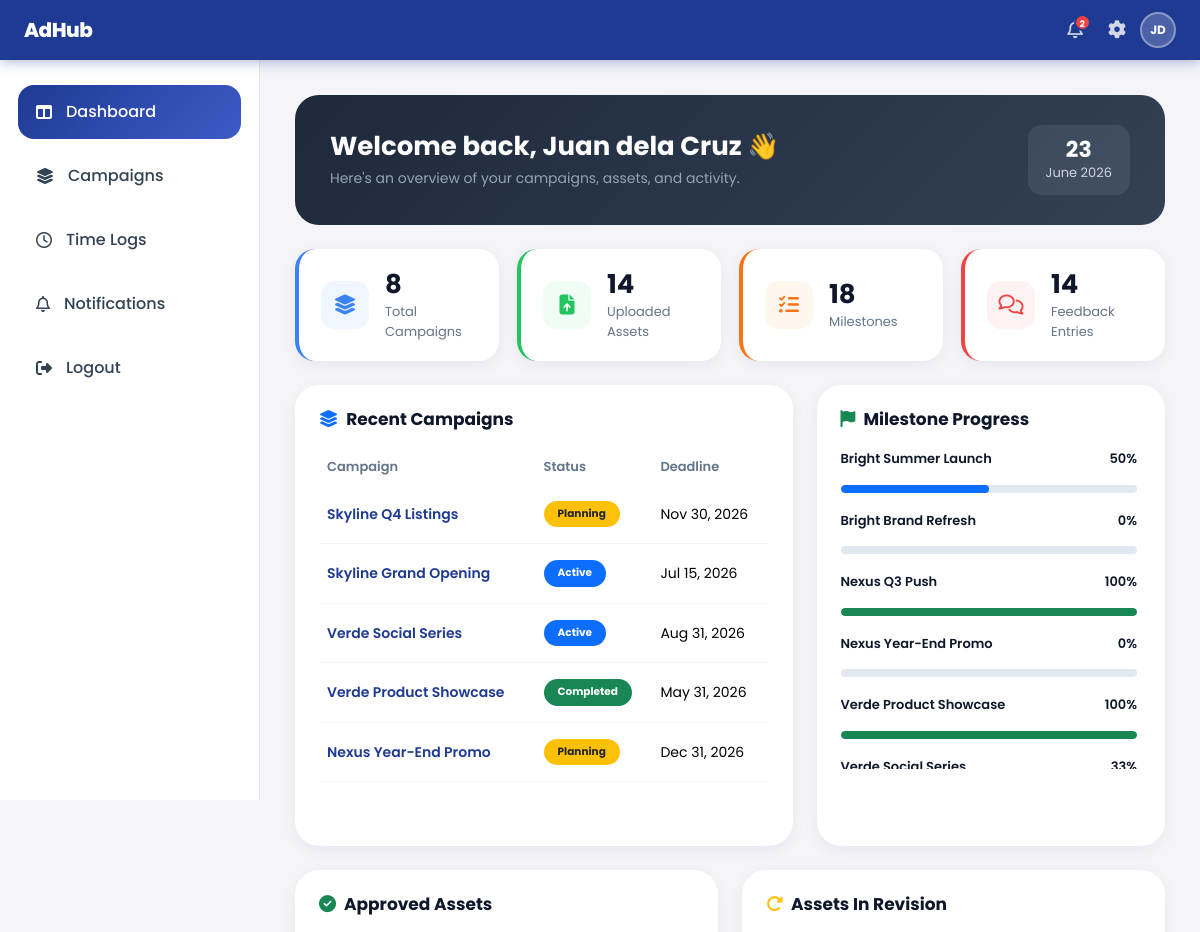
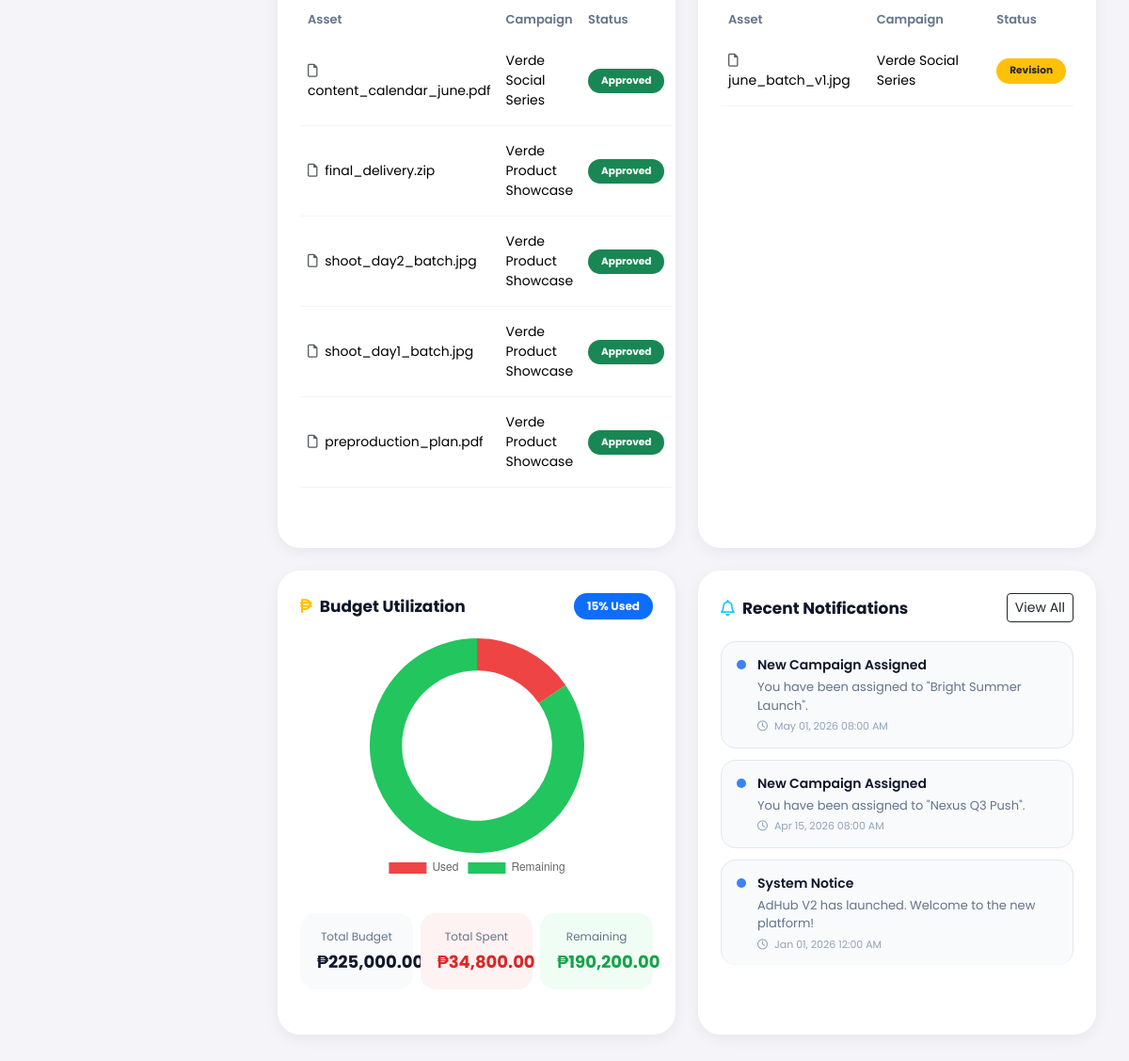
The page /admin/dashboard/dashboard.php (signed in) on the database its author committed (2 pictures, top to bottom).
### tables this page shows
CREATE TABLE campaigns (
    campaign_id       INT          AUTO_INCREMENT PRIMARY KEY,
    campaign_name     VARCHAR(100),
    description       TEXT,
    budget            DECIMAL(10,2),
    client_id         INT,
    assigned_staff_id INT,
    start_date        DATE,
    deadline          DATE,
    status            VARCHAR(50),
    FOREIGN KEY (client_id)         REFERENCES users(user_id) ON DELETE CASCADE,
    FOREIGN KEY (assigned_staff_id) REFERENCES users(user_id) ON DELETE SET NULL
);

CREATE TABLE assets (
    asset_id    INT           AUTO_INCREMENT PRIMARY KEY,
    milestone_id INT,
    file_path   VARCHAR(255),
    file_data   LONGBLOB      NULL,
    file_type   VARCHAR(50)   NULL,
    uploaded_by INT,
    uploaded_at TIMESTAMP     DEFAULT CURRENT_TIMESTAMP,
    FOREIGN KEY (milestone_id) REFERENCES milestones(milestone_id) ON DELETE CASCADE,
    FOREIGN KEY (uploaded_by)  REFERENCES users(user_id)           ON DELETE SET NULL
);

CREATE TABLE notifications (
    notification_id INT          AUTO_INCREMENT PRIMARY KEY,
    user_id         INT          NULL,
    title           VARCHAR(255),
    message         TEXT,
    is_read         TINYINT(1)   NOT NULL DEFAULT 0,
    created_at      TIMESTAMP    DEFAULT CURRENT_TIMESTAMP,
    deleted_at      DATETIME     NULL DEFAULT NULL
);

### admin/dashboard/dashboard.php (the view, shortened to what the rows shown need)
<?php
include('../../config/db.php');
include('../../config/queries.php');
$user_id = $_SESSION['user_id'];
$name    = $_SESSION['name'];
$total_campaigns  = countTable($conn, "campaigns");
$total_assets     = countTable($conn, "assets");
$total_feedbacks  = countTable($conn, "approvals");
$total_milestones = countTable($conn, "milestones");
$recent_campaigns  = getRecentCampaigns($conn);
$approved_assets   = getApprovedAssets($conn);
$revision_assets   = getRevisionAssets($conn);
$total_spent  = mysqli_fetch_assoc(mysqli_query($conn,"SELECT SUM(cost) as s FROM time_logs"))['s'] ?? 0;
$total_budget = mysqli_fetch_assoc(mysqli_query($conn,"SELECT SUM(total_amount) as s FROM retainers"))['s'] ?? 0;
$remaining    = max(0, $total_budget - $total_spent);
$notificationsQuery = mysqli_query($conn,"
    SELECT * FROM notifications
    WHERE user_id = '$user_id' OR user_id IS NULL
    ORDER BY created_at DESC
    LIMIT 5
");
?>
<!DOCTYPE html>
<html lang="en">
<head>
<link href="https://cdn.jsdelivr.net/npm/bootstrap@5.3.3/dist/css/bootstrap.min.css" rel="stylesheet">
<link rel="stylesheet" href="https://cdnjs.cloudflare.com/ajax/libs/font-awesome/6.5.1/css/all.min.css"/>
<link rel="stylesheet" href="/AdHub_V2/assets/css/style.css">
<link rel="stylesheet" href="/AdHub_V2/assets/css/dashboard.css">
</head>
<body>
<div class="main-content">
    <div class="hero-banner">
        <div>
            <h1>Welcome back, <?= htmlspecialchars($name); ?> 👋</h1>
        </div>
    </div>
    <div class="stats-grid">
        <div class="stat-card blue">
            <div>
                <h2><?= $total_campaigns; ?></h2>
            </div>
        </div>
        <div class="stat-card green">
            <div>
                <h2><?= $total_assets; ?></h2>
            </div>
        </div>
        <div class="stat-card orange">
            <div>
                <h2><?= $total_milestones; ?></h2>
            </div>
        </div>
        <div class="stat-card red">
            <div>
                <h2><?= $total_feedbacks; ?></h2>
            </div>
        </div>
    </div>
    <div class="row g-4 mb-0">
        <div class="col-lg-7">
            <div class="dashboard-card h-100">
                <?php if(mysqli_num_rows($recent_campaigns) > 0){ ?>
                <table class="table custom-table">
                    <thead>
                        <tr>
                            <th>Campaign</th>
                            <th>Status</th>
                            <th>Deadline</th>
                        </tr>
                    </thead>
                    <tbody>
                    <?php while($row = mysqli_fetch_assoc($recent_campaigns)) {
                        $status = strtolower($row['status']);
                        $badgeClass = match($status){
                            'completed' => 'bg-success',
                            'active'    => 'bg-primary',
                            'review'    => 'bg-info',
                            'planning'  => 'bg-warning text-dark',
                            default     => 'bg-secondary'
                        };
                    ?>
                        <tr onclick="window.location='../campaigns/campaign_details.php?id=<?= $row['campaign_id']; ?>'">
                            <td>
                                <div style="font-weight:600; color:var(--primary);">
                                    <?= htmlspecialchars($row['campaign_name']); ?>
                                </div>
                            </td>
                            <td><span class="badge <?= $badgeClass; ?>"><?= ucfirst($row['status']); ?></span></td>
                            <td><?= date('M d, Y', strtotime($row['deadline'])); ?></td>
                        </tr>
                    <?php } ?>
                    </tbody>
                </table>
                <?php } ?>
            </div>
        </div>
    </div>
    <div class="row g-4 mt-0">
        <div class="col-lg-6">
            <div class="dashboard-card h-100">
                <?php if(mysqli_num_rows($approved_assets) > 0){ ?>
                <table class="table custom-table">
                    <thead>
                        <tr><th>Asset</th><th>Campaign</th><th>Status</th></tr>
                    </thead>
                    <tbody>
                    <?php while($row = mysqli_fetch_assoc($approved_assets)) { ?>
                        <tr>
                            <td>
                                <i class="fa-regular fa-file me-1 text-muted"></i>
                                <?= htmlspecialchars(basename($row['file_path'])); ?>
                            </td>
                            <td><?= htmlspecialchars($row['campaign_name']); ?></td>
                            <td><span class="badge bg-success">Approved</span></td>
                        </tr>
                    <?php } ?>
                    </tbody>
                </table>
                <?php } ?>
            </div>
        </div>
        <div class="col-lg-6">
            <div class="dashboard-card h-100">
                <?php if(mysqli_num_rows($revision_assets) > 0){ ?>
                <table class="table custom-table">
                    <thead>
                        <tr><th>Asset</th><th>Campaign</th><th>Status</th></tr>
                    </thead>
                    <tbody>
                    <?php while($row = mysqli_fetch_assoc($revision_assets)) { ?>
                        <tr>
                            <td>
                                <i class="fa-regular fa-file me-1 text-muted"></i>
                                <?= htmlspecialchars(basename($row['file_path'])); ?>
                            </td>
                            <td><?= htmlspecialchars($row['campaign_name']); ?>
                            </td>
                            <td><span class="badge bg-warning text-dark">Revision</span></td>
                        </tr>
                    <?php } ?>
                    </tbody>
                </table>
                <?php } ?>
            </div>
        </div>
    </div>
    <div class="row g-4 mt-0">
        <div class="col-lg-6">
            <div class="dashboard-card h-100">
                <?php if(mysqli_num_rows($notificationsQuery) > 0){ ?>
                    <?php while($notif = mysqli_fetch_assoc($notificationsQuery)) { ?>
                        <div class="notif-item">
                            <div class="notif-dot"></div>
                            <div class="flex-grow-1">
                                <div class="notif-title">
                                    <?= htmlspecialchars($notif['title']); ?>
                                </div>
                                <div class="notif-msg">
                                    <?= htmlspecialchars($notif['message']); ?>
                                </div>
                                <div class="notif-date">
                                    <i class="fa-regular fa-clock me-1"></i>
                                    <?= date('M d, Y h:i A', strtotime($notif['created_at'])); ?>
                                </div>
                            </div>
                        </div>
                    <?php } ?>
                <?php } ?>
            </div>
        </div>
    </div>
</div>
<script>
new Chart(document.getElementById('budgetUtilizationChart'), {
    type: 'doughnut',
    data: {
        labels: ['Used', 'Remaining'],
        datasets: [{
            data: [<?= $total_spent; ?>, <?= $remaining; ?>],
            backgroundColor: ['#ef4444', '#22c55e'],
            borderWidth: 0
        }]
    },
    options: {
        cutout: '70%',
        plugins: {
            legend: { position: 'bottom' }
        }
    }
});
</script>
</body>
</html>

### rows shown on the page
campaigns: campaign_name "Skyline Q4 Listings", status "Planning", deadline "Nov 30, 2026"
campaigns: campaign_name "Skyline Grand Opening", status "Active", deadline "Jul 15, 2026"
campaigns: campaign_name "Verde Social Series", status "Active", deadline "Aug 31, 2026"
campaigns: campaign_name "Verde Product Showcase", status "Completed", deadline "May 31, 2026"
campaigns: campaign_name "Nexus Year-End Promo", status "Planning", deadline "Dec 31, 2026"
assets: file_path "content_calendar_june.pdf", campaigns.campaign_name "Verde Social Series"
assets: file_path "final_delivery.zip", campaigns.campaign_name "Verde Product Showcase"
assets: file_path "shoot_day2_batch.jpg", campaigns.campaign_name "Verde Product Showcase"
assets: file_path "shoot_day1_batch.jpg", campaigns.campaign_name "Verde Product Showcase"
assets: file_path "preproduction_plan.pdf", campaigns.campaign_name "Verde Product Showcase"
assets: file_path "june_batch_v1.jpg", campaigns.campaign_name "Verde Social Series"
notifications: title "New Campaign Assigned", message "You have been assigned to \"Bright Summer Launch\".", created_at "May 01, 2026 08:00 AM"
notifications: title "New Campaign Assigned", message "You have been assigned to \"Nexus Q3 Push\".", created_at "Apr 15, 2026 08:00 AM"
notifications: title "System Notice", message "AdHub V2 has launched. Welcome to the new platform!", created_at "Jan 01, 2026 12:00 AM"

### other values the page prints
$unread_count "2"
$initials "JD"
$name "Juan dela Cruz"
$total_campaigns "8"
$total_assets "14"
$total_milestones "18"
$total_feedbacks "14"
$row['campaign_name'] "Bright Summer Launch"
$percent "50"
$row['campaign_name'] "Bright Brand Refresh"
$percent "0"
$row['campaign_name'] "Nexus Q3 Push"
$percent "100"
$row['campaign_name'] "Nexus Year-End Promo"
$row['campaign_name'] "Verde Product Showcase"
